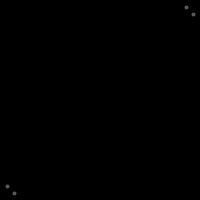
Frame 1 (no input)
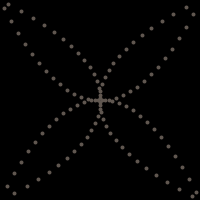
Frame 60 (the mouse pressed at the canvas centre just before this capture)
Frame 120 (the mouse held since frame 60 and released just before this capture): identical to frame 60, image omitted

The Processing sketch that drew these frames (run headless with seeded random() and noise(); from frame 60 on, the mouse is pressed at the canvas centre):

// Processing sketch: processing_96331
// ── processing_96331.pde

int x=-100;
 int y=25;
 void setup (){
  size (200, 200);
  background (0);
}
     
 void draw (){
  int spacing= 7;
  int endegs=200;
  stroke (96,87,80);
  strokeWeight(4);
    x=x+spacing;
    point (x+100,x*x/100+100);
point (-x+100,-x*x/100+100);
point (x*x/100+100, x+100);
point (-x*x/100+100, -x+100);

       
  }
